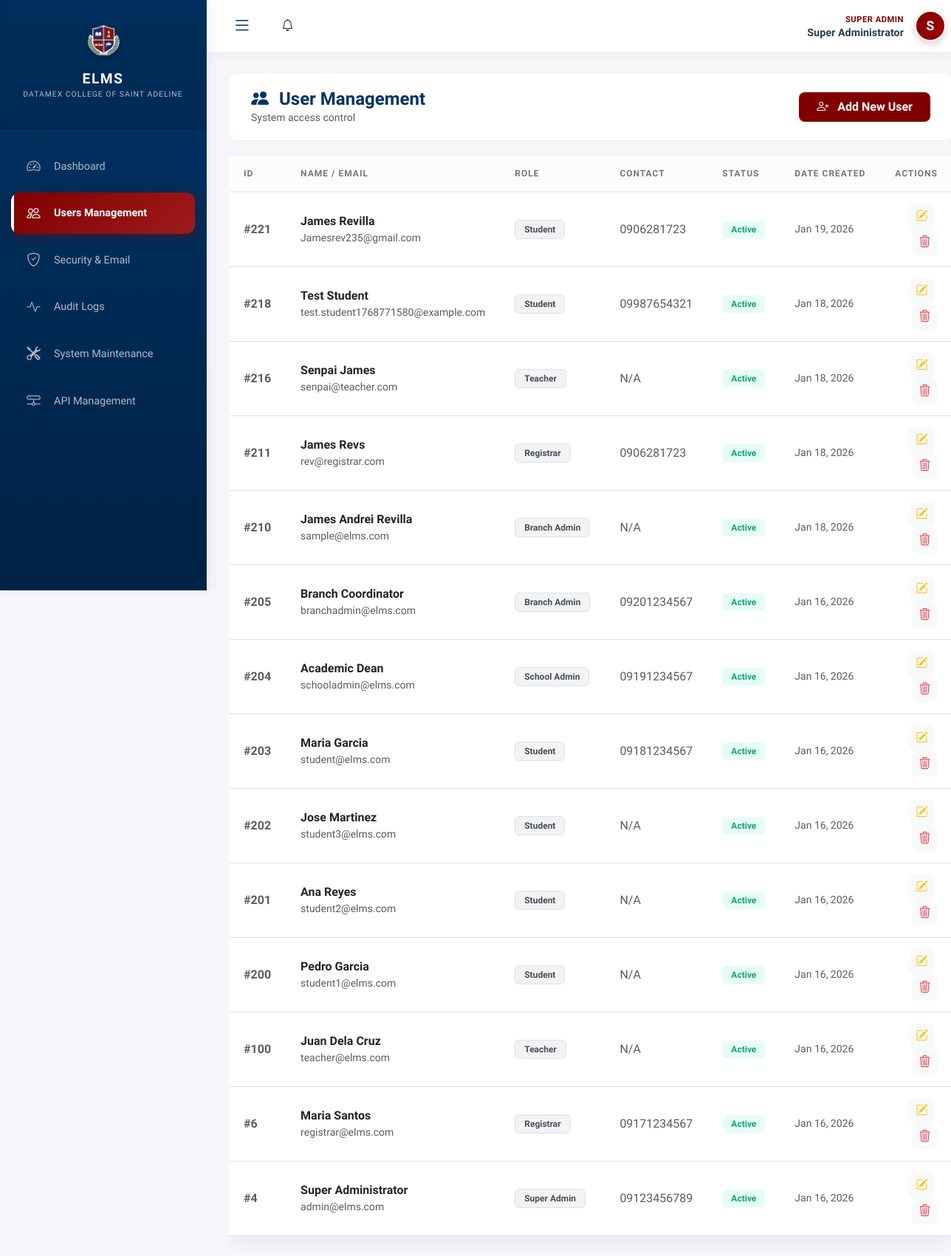
Page /modules/super_admin/users.php (signed in) on the earlier database version.
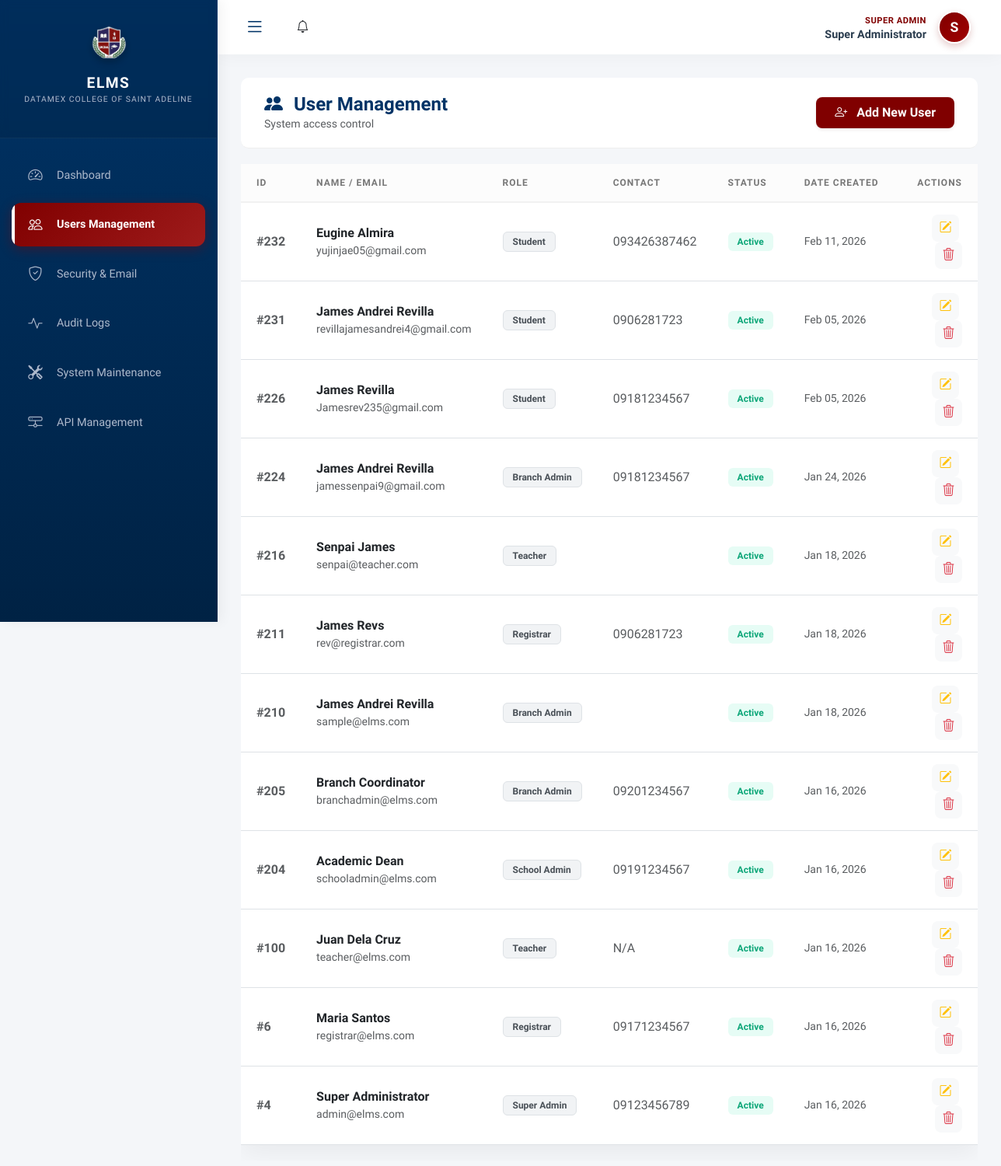
Same page on the later database version.
### tables this page shows
CREATE TABLE `users` (
  `id` int(10) UNSIGNED NOT NULL,
  `email` varchar(100) NOT NULL,
  `password` varchar(255) NOT NULL,
  `status` enum('active','inactive') DEFAULT 'active',
  `last_login` datetime DEFAULT NULL,
  `created_at` timestamp NOT NULL DEFAULT current_timestamp(),
  `lock_count` int(11) NOT NULL DEFAULT 0,
  `last_locked_at` datetime DEFAULT NULL
);

CREATE TABLE `roles` (
  `id` int(10) UNSIGNED NOT NULL,
  `name` varchar(50) NOT NULL
);

CREATE TABLE `user_profiles` (
  `user_id` int(10) UNSIGNED NOT NULL,
  `first_name` varchar(50) NOT NULL,
  `last_name` varchar(50) NOT NULL,
  `contact_no` varchar(20) DEFAULT NULL,
  `address` text DEFAULT NULL,
  `branch_id` int(10) UNSIGNED DEFAULT NULL
);

### modules/super_admin/users.php (the view, shortened to what this page needs)
<?php
require_once '../../config/init.php';
$users_query = "
    SELECT u.id, u.email, u.status, u.created_at,
           CONCAT(up.first_name, ' ', up.last_name) as full_name,
           up.contact_no,
           r.name as role_name
    FROM users u
    LEFT JOIN user_profiles up ON u.id = up.user_id
    LEFT JOIN user_roles ur ON u.id = ur.user_id
    LEFT JOIN roles r ON ur.role_id = r.id
    ORDER BY u.created_at DESC
";
$users_result = $conn->query($users_query);
include '../../includes/header.php';
?>
<link rel="stylesheet" href="css/users.css">
<div class="user-management-container animate__animated animate__fadeIn">
    <div class="content-header d-flex justify-content-between align-items-center">
        <div>
            <h4 style="color: #003366; font-weight: 700; margin:0;"><i class="bi bi-people-fill me-2"></i> User Management</h4>
            <p class="text-muted small mb-0">System access control</p>
        </div>
        <button class="btn btn-maroon py-2 px-4 shadow-sm" data-bs-toggle="modal" data-bs-target="#addUserModal">
            <i class="bi bi-person-plus me-2"></i> Add New User
        </button>
    </div>
    <div class="table-scroll-container">
        <div class="main-card">
            <div class="table-responsive">
                <table class="table table-hover mb-0" id="usersTable">
                    <thead>
                        <tr>
                            <th>ID</th>
                            <th>Name / Email</th>
                            <th>Role</th>
                            <th>Contact</th>
                            <th>Status</th>
                            <th>Date Created</th>
                            <th class="text-end">Actions</th>
                        </tr>
                    </thead>
                    <tbody>
                        <?php while ($user = $users_result->fetch_assoc()): ?>
                        <tr>
                            <td class="fw-bold text-muted">#<?php echo $user['id']; ?></td>
                            <td>
                                <div class="fw-bold text-dark"><?php echo htmlspecialchars($user['full_name'] ?? 'N/A'); ?></div>
                                <div class="small text-muted"><?php echo htmlspecialchars($user['email']); ?></div>
                            </td>
                            <td>
                                <span class="badge badge-status badge-role"><?php echo htmlspecialchars($user['role_name'] ?? 'No Role'); ?></span>
                            </td>
                            <td class="text-muted"><?php echo htmlspecialchars($user['contact_no'] ?? 'N/A'); ?></td>
                            <td>
                                <?php if ($user['status'] == 'active'): ?>
                                    <span class="badge badge-status badge-active">Active</span>
                                <?php else: ?>
                                    <span class="badge badge-status badge-inactive">Inactive</span>
                                <?php endif; ?>
                            </td>
                            <td class="text-muted small"><?php echo date('M d, Y', strtotime($user['created_at'])); ?></td>
                            <td class="text-end">
                                <button class="btn action-btn me-1" onclick="editUser(<?php echo $user['id']; ?>)" title="Edit">
                                    <i class="bi bi-pencil-square text-warning"></i>
                                </button>
                                <button class="btn action-btn" onclick="deleteUser(<?php echo $user['id']; ?>)" title="Delete">
                                    <i class="bi bi-trash3 text-danger"></i>
                                </button>
                            </td>
                        </tr>
                        <?php endwhile; ?>
                    </tbody>
                </table>
            </div>
        </div>
    </div>
</div>
<?php include '../../includes/footer.php'; ?>
</body>
</html>

Differences in the rows shown:
removed users: id "221", full_name "James Revilla", email "Jamesrev235@gmail.com", roles.name "Student", user_profiles.contact_no "0906281723", status "Active", created_at "Jan 19, 2026"
removed users: id "218", full_name "Test Student", email "test.student1768771580@example.com", roles.name "Student", user_profiles.contact_no "09987654321", status "Active", created_at "Jan 18, 2026"
removed users: id "203", full_name "Maria Garcia", email "student@elms.com", roles.name "Student", user_profiles.contact_no "09181234567", status "Active", created_at "Jan 16, 2026"
removed users: id "202", full_name "Jose Martinez", email "student3@elms.com", roles.name "Student", user_profiles.contact_no "N/A", status "Active", created_at "Jan 16, 2026"
removed users: id "201", full_name "Ana Reyes", email "student2@elms.com", roles.name "Student", user_profiles.contact_no "N/A", status "Active", created_at "Jan 16, 2026"
removed users: id "200", full_name "Pedro Garcia", email "student1@elms.com", roles.name "Student", user_profiles.contact_no "N/A", status "Active", created_at "Jan 16, 2026"
added users: id "232", full_name "Eugine Almira", email "yujinjae05@gmail.com", roles.name "Student", user_profiles.contact_no "093426387462", status "Active", created_at "Feb 11, 2026"
added users: id "231", full_name "James Andrei Revilla", email "revillajamesandrei4@gmail.com", roles.name "Student", user_profiles.contact_no "0906281723", status "Active", created_at "Feb 05, 2026"
added users: id "226", full_name "James Revilla", email "Jamesrev235@gmail.com", roles.name "Student", user_profiles.contact_no "09181234567", status "Active", created_at "Feb 05, 2026"
added users: id "224", full_name "James Andrei Revilla", email "jamessenpai9@gmail.com", roles.name "Branch Admin", user_profiles.contact_no "09181234567", status "Active", created_at "Jan 24, 2026"
changed users "senpai@teacher.com": user_profiles.contact_no "N/A" → (not shown)
changed users "sample@elms.com": user_profiles.contact_no "N/A" → (not shown)
